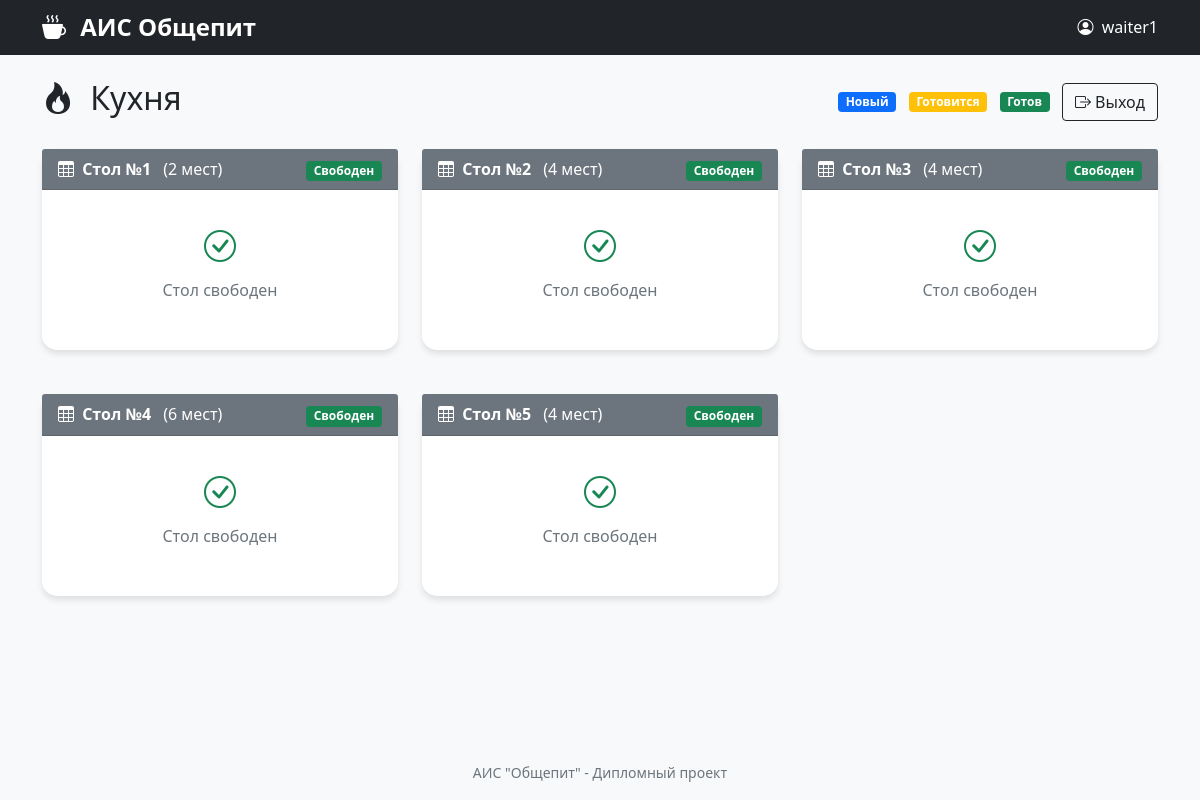
The page /kitchen/ (signed in) on the database its author committed.
### tables/models.py (models this page shows, shortened)
class Table(models.Model):
    STATUS_CHOICES = [
        ('free', 'Свободен'),
        ('occupied', 'Занят'),
        ('reserved', 'Забронирован'),
    ]
    number = models.IntegerField(unique=True, verbose_name="Номер стола")
    seats = models.IntegerField(verbose_name="Количество мест")
    status = models.CharField(max_length=20, choices=STATUS_CHOICES, default='free', verbose_name="Статус")
    class Meta:
        verbose_name = "Стол"
        verbose_name_plural = "Столы"
        ordering = ['number']

### orders/views.py (the view)
# urls.py: path('kitchen/', orders_views.kitchen_dashboard, name='kitchen_dashboard'),
@login_required
def kitchen_dashboard(request):
    tables = Table.objects.all().order_by('number')
    for table in tables:
        table.active_order = Order.objects.filter(
            table=table,
            status='open'
        ).prefetch_related('items__dish').first()
    context = {
        'tables': tables,
    }
    return render(request, 'kitchen.html', context)

### templates/kitchen.html (shortened to what this page needs)
{% extends "base.html" %}
{% block content %}
<div class="d-flex justify-content-between align-items-center mb-4">
    <h2>
        <i class="bi bi-fire me-2"></i>
        Кухня
    </h2>
    <div>
        <span class="badge bg-primary me-2">Новый</span>
        <span class="badge bg-warning me-2">Готовится</span>
        <span class="badge bg-success me-2">Готов</span>
        <a href="{% url 'index' %}" class="btn btn-outline-dark">
            <i class="bi bi-box-arrow-right me-1"></i>Выход
        </a>
    </div>
</div>
<div class="row">
    {% for table in tables %}
    <div class="col-lg-4 col-md-6 mb-4">
        <div class="card {% if table.active_order %}border-warning{% else %}border-secondary{% endif %}">
            <div class="card-header {% if table.active_order %}bg-warning{% else %}bg-secondary{% endif %} text-white">
                <div class="d-flex justify-content-between align-items-center">
                    <div>
                        <i class="bi bi-table me-1"></i>
                        <strong>Стол №{{ table.number }}</strong>
                        <span class="ms-2">({{ table.seats }} мест)</span>
                    </div>
                    <div>
                        {% if table.status == 'free' %}
                            <span class="badge bg-success">Свободен</span>
                        {% else %}
                            <span class="badge bg-danger">Занят</span>
                        {% endif %}
                    </div>
                </div>
            </div>
            <div class="card-body">
                {% if table.active_order %}
                    {% for item in table.active_order.items.all %}
                    <div class="kitchen-item {{ item.status }} mb-2">
                        <div class="row align-items-center">
                            <div class="col-md-5">
                                <strong>{{ item.dish.name }}</strong>
                                <div class="small text-muted">x{{ item.quantity }}</div>
                            </div>
                            <div class="col-md-3">
                                {% if item.status == 'new' %}
                                    <span class="badge bg-primary status-badge">
                                        <i class="bi bi-exclamation-circle me-1"></i>Новый
                                    </span>
                                {% elif item.status == 'cooking' %}
                                    <span class="badge bg-warning status-badge">
                                        <i class="bi bi-hourglass-split me-1"></i>Готовится
                                    </span>
                                {% elif item.status == 'ready' %}
                                    <span class="badge bg-success status-badge">
                                        <i class="bi bi-check-circle me-1"></i>Готов
                                    </span>
                                {% endif %}
                            </div>
                            <div class="col-md-4">
                                {% if item.status == 'new' %}
                                <form method="post" action="{% url 'update_order_item_status' item.id %}">
                                    {% csrf_token %}
                                    <input type="hidden" name="status" value="cooking">
                                    <button type="submit" class="btn btn-sm btn-warning w-100">
                                        <i class="bi bi-play-fill me-1"></i>Готовить
                                    </button>
                                </form>
                                {% elif item.status == 'cooking' %}
                                <form method="post" action="{% url 'update_order_item_status' item.id %}">
                                    {% csrf_token %}
                                    <input type="hidden" name="status" value="ready">
                                    <button type="submit" class="btn btn-sm btn-success w-100">
                                        <i class="bi bi-check-lg me-1"></i>Готово
                                    </button>
                                </form>
                                {% endif %}
                            </div>
                        </div>
                    </div>
                    {% endfor %}
                    <div class="mt-3 small text-muted">
                        <i class="bi bi-clock me-1"></i>
                        Заказ от {{ table.active_order.created_at|time:"H:i" }}
                    </div>
                {% else %}
                    <div class="text-center text-muted py-3">
                        {% if table.status == 'free' %}
                            <i class="bi bi-check-circle text-success" style="font-size: 2rem;"></i>
                            <p class="mt-2">Стол свободен</p>
                        {% else %}
                            <i class="bi bi-question-circle text-secondary" style="font-size: 2rem;"></i>
                            <p class="mt-2">Стол занят, но заказа нет</p>
                            <small>(возможно, оплачен или ошибка)</small>
                        {% endif %}
                    </div>
                {% endif %}
            </div>
        </div>
    </div>
    {% endfor %}
</div>
{% endblock %}

### templates/base.html (shortened to what this page needs)
{% load pwa %}
<!DOCTYPE html>
<html lang="ru">
<head>
    <link href="https://cdn.jsdelivr.net/npm/bootstrap@5.1.3/dist/css/bootstrap.min.css" rel="stylesheet">
    <link rel="stylesheet" href="https://cdn.jsdelivr.net/npm/bootstrap-icons@1.8.1/font/bootstrap-icons.css">
</head>
<body>
    <nav class="navbar navbar-dark bg-dark">
        <div class="container">
            <span class="navbar-brand mb-0 h1">
                <i class="bi bi-cup-hot-fill me-2"></i>
                АИС Общепит
            </span>
            {% if request.user.is_authenticated %}
            <span class="text-white">
                <i class="bi bi-person-circle me-1"></i>
                {{ request.user.username }}
            </span>
            {% endif %}
        </div>
    </nav>
    <div class="container mt-4 fade-in">
        {% block content %}
        {% endblock %}
    </div>
    <footer class="mt-auto py-3 text-center text-muted">
        <small>АИС "Общепит" - Дипломный проект</small>
    </footer>
</body>
</html>

### templates/base.html (style rules this page uses)
:root { --primary-color: #0d6efd; --success-color: #198754; --warning-color: #ffc107; --danger-color: #dc3545; --dark-bg: #212529; --light-bg: #f8f9fa; }
body { font-family: 'Segoe UI', Tahoma, Geneva, Verdana, sans-serif; background-color: var(--light-bg); min-height: 100vh; display: flex; flex-direction: column; }
.navbar-brand { font-weight: bold; font-size: 1.5rem; }
.card { border-radius: 15px; box-shadow: 0 4px 6px rgba(0,0,0,0.1); transition: transform 0.2s, box-shadow 0.2s; border: none; margin-bottom: 20px; }
.fade-in { animation: fadeIn 0.5s ease-out; }

### rows shown on the page
Table: number "1", seats "2", status "Свободен"
Table: number "2", seats "4", status "Свободен"
Table: number "3", seats "4", status "Свободен"
Table: number "4", seats "6", status "Свободен"
Table: number "5", seats "4", status "Свободен"

### other values the page prints
{{ request.user.username }} "waiter1"
